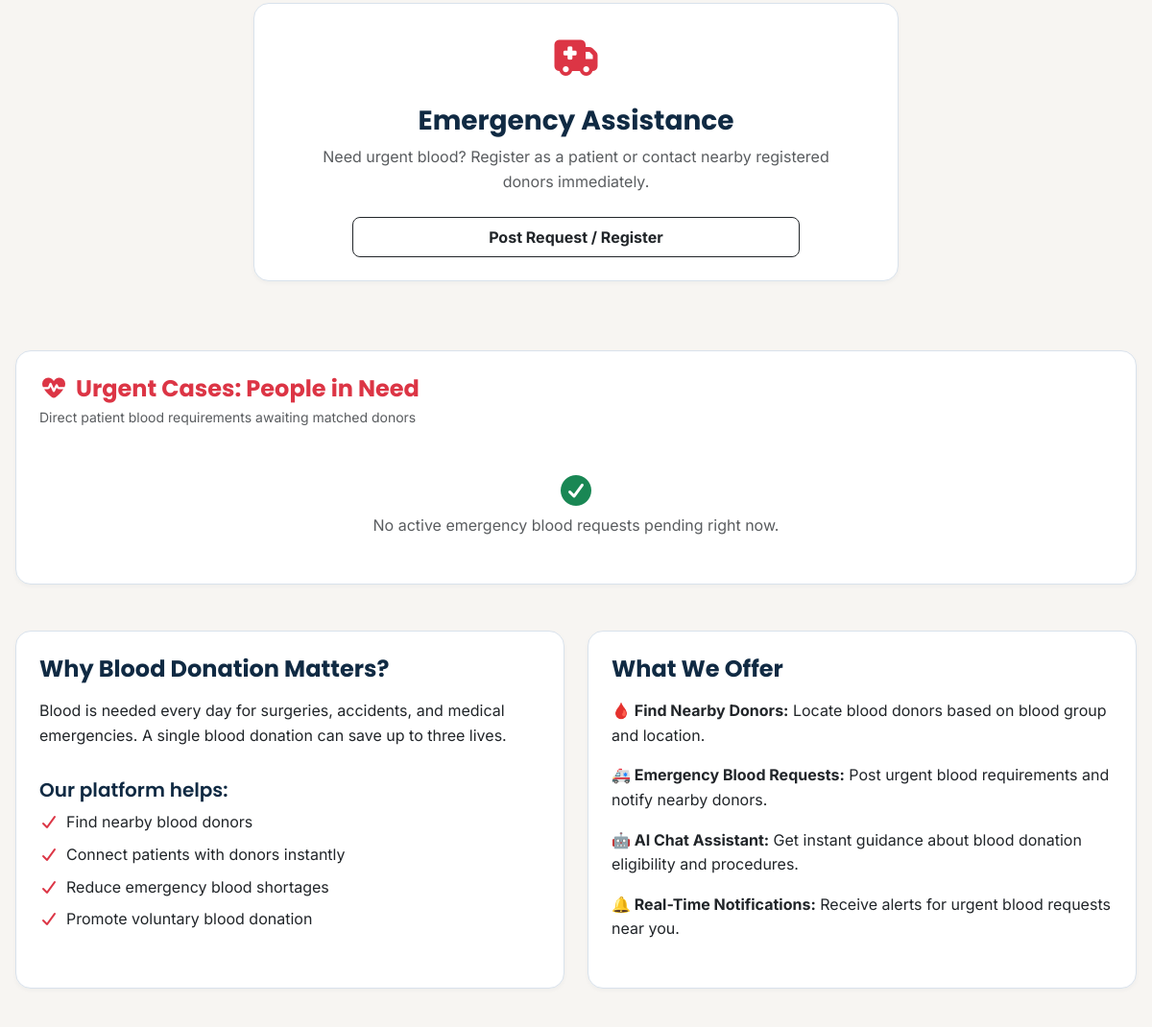
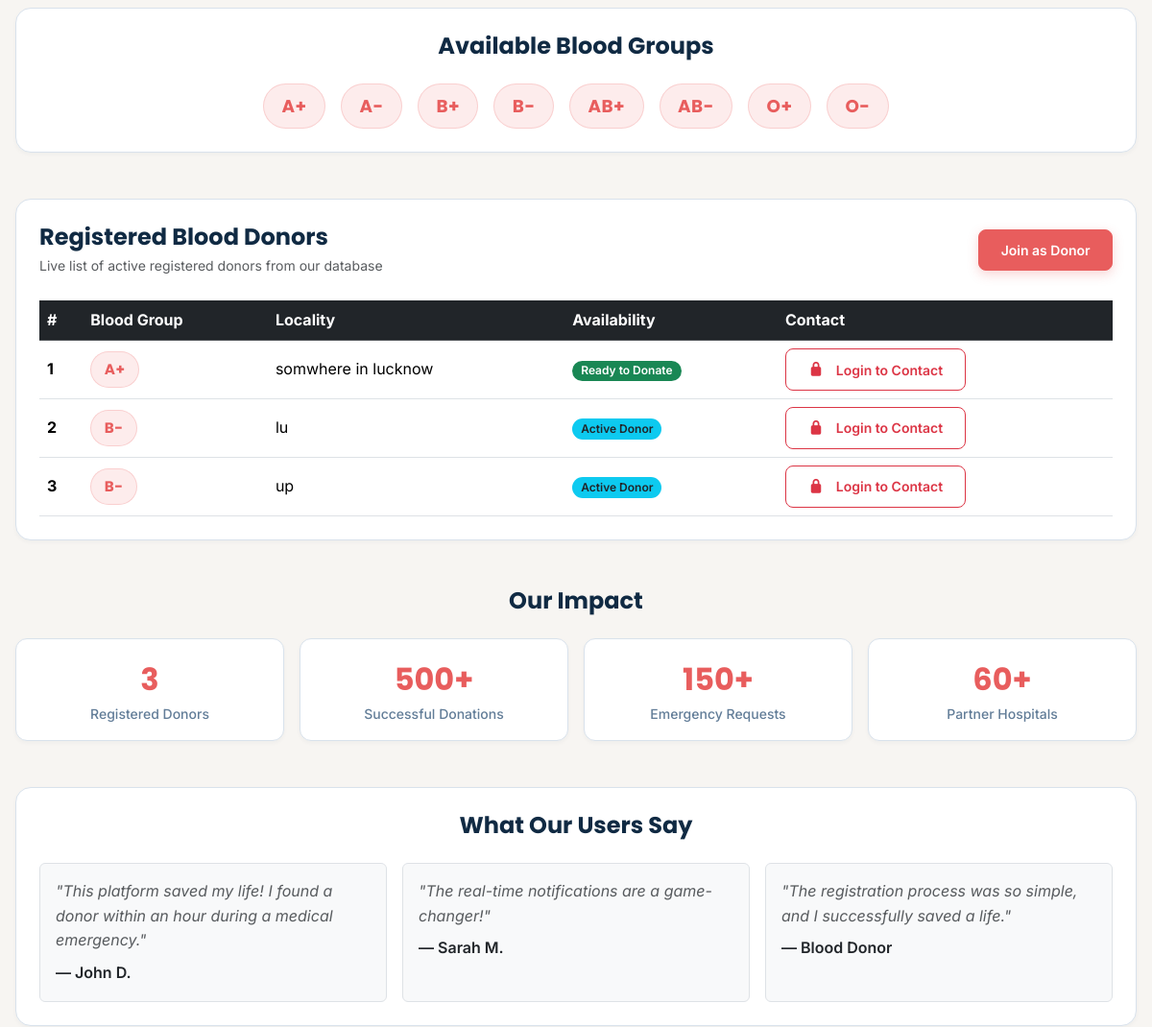
Before: / (middle part) with the older database file (2 pictures, top to bottom).
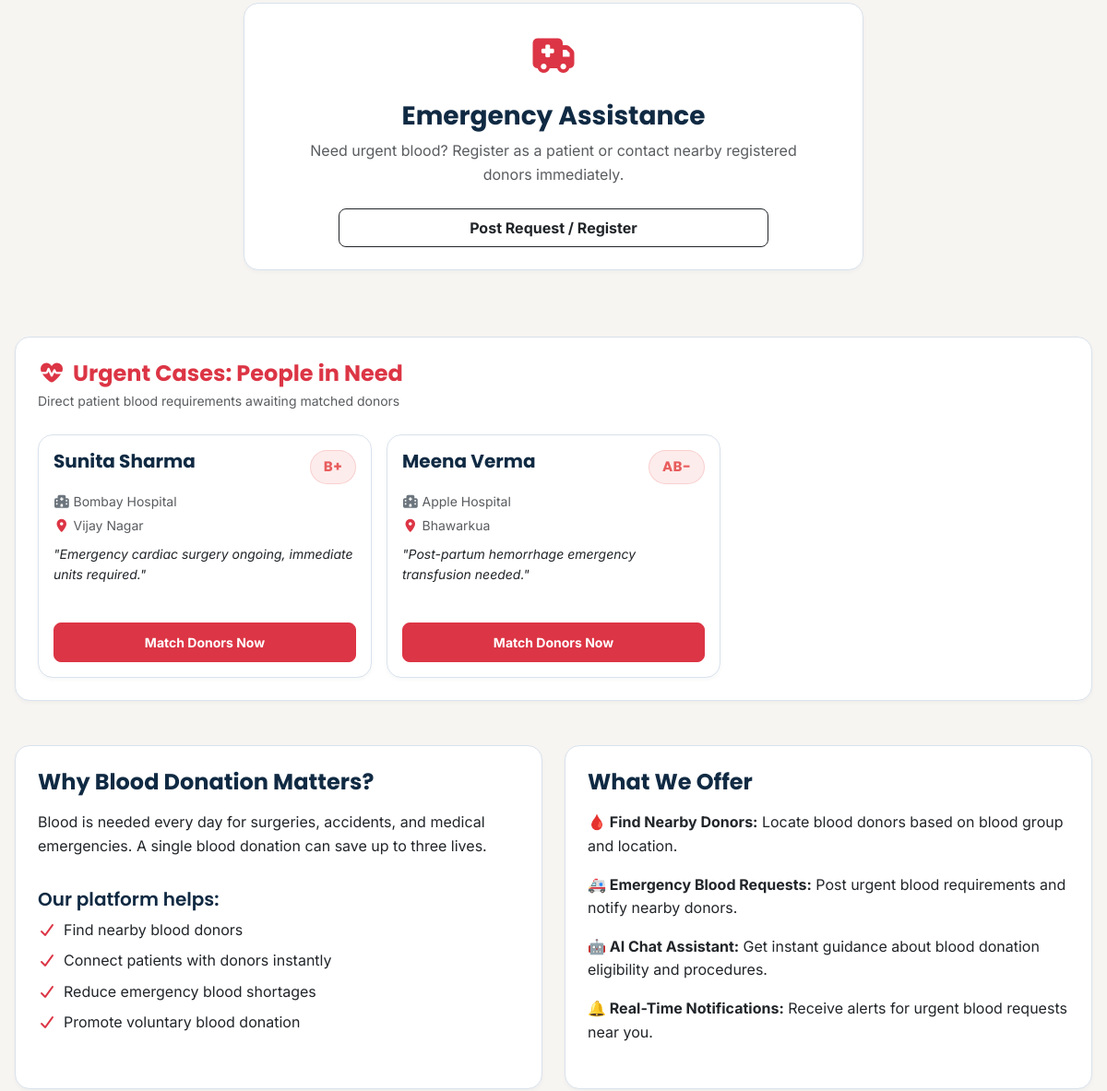
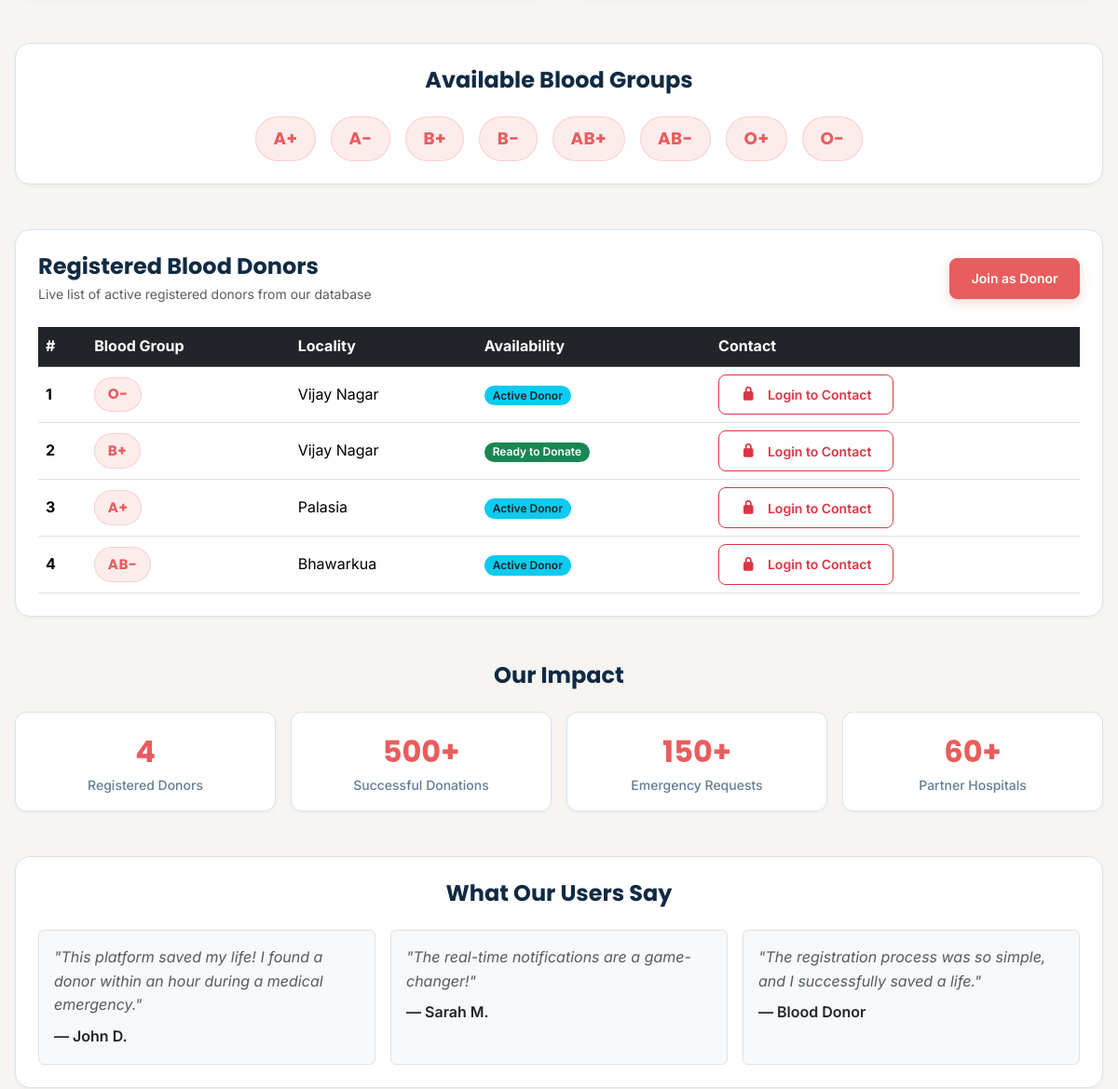
After: the same page with the newer database file (2 pictures, top to bottom).
### bank_app/models.py (models this page shows, shortened)
class DonorDetail(models.Model):
    name = models.CharField(max_length=45)
    phone = models.CharField(max_length=13)
    email = models.EmailField(max_length=45, primary_key=True)
    password = models.CharField(max_length=20, default="")
    blood_group = models.CharField(max_length=5)
    locality = models.CharField(max_length=100, default="")
    last_donation_date = models.DateField(blank=True, null=True)
    never_donated = models.BooleanField(default=False)
    health_conditions = models.TextField(blank=True, null=True)

class PatientDetails(models.Model):
    patient_name = models.CharField(max_length=45)
    patient_phone = models.CharField(max_length=13)
    patient_email = models.EmailField(max_length=45, primary_key=True)
    password = models.CharField(max_length=20)
    required_blood_group = models.CharField(max_length=5)
    locality = models.CharField(max_length=100, default="")
    condition = models.TextField(blank=True, null=True)
    hospital = models.CharField(max_length=100, default="")
    medical_report = models.FileField(upload_to="medicalReports", null=True, blank=True)
    is_approved = models.BooleanField(default=False)

### bank_app/views.py (the view)
# urls.py: path('', views.index, name='home-page'),
def index(request):
    donors = DonorDetail.objects.all()
    total_donors = donors.count()
    available_blood_groups = donors.values_list('blood_group', flat=True).distinct()
    needy_patients = PatientDetails.objects.filter(is_approved=True)
    context = {
        'donors': donors,
        'total_donors': total_donors,
        'available_blood_groups': available_blood_groups,
        'needy_patients': needy_patients,
    }
    return render(request, 'html/index.html', context)

### bank_app/templates/html/index.html (shortened to what the changed rows need)
<!DOCTYPE html>
<html lang="en">
    {% load static %}
<head>
    {% include 'common/common_css.html' %}
</head>
<body>
    <div class="main-div">
        <section class="card p-4 shadow-sm mb-5 border-0" style="border-radius: 12px;">
            <div class="d-flex justify-content-between align-items-center mb-4 flex-wrap gap-2">
                <div>
                    <h2 class="h4 text-danger fw-bold mb-1">
                        <i class="fa-solid fa-heart-pulse me-2"></i>Urgent Cases: People in Need
                    </h2>
                </div>
            </div>
            <div class="row g-3">
                {% for patient in needy_patients %}
                <div class="col-md-4">
                    <div class="card h-100 shadow-sm border-start border-danger border-4 p-3 bg-light">
                        <div class="d-flex justify-content-between align-items-start mb-2">
                            <h5 class="fw-bold text-navy mb-0">{{ patient.patient_name }}</h5>
                            <span class="blood-badge">{{ patient.required_blood_group }}</span>
                        </div>
                        <p class="text-muted small mb-1">
                            <i class="fa-solid fa-hospital text-secondary me-1"></i>{{ patient.hospital }}
                        </p>
                        <p class="text-muted small mb-2">
                            <i class="fa-solid fa-location-dot text-danger me-1"></i>{{ patient.locality }}
                        </p>
                        <p class="small text-dark mb-3">
                            <em>"{{ patient.condition|truncatewords:14 }}"</em>
                        </p>
                        <div class="mt-auto">
                            <a href="{% url 'match_donors_for_patient' patient.patient_email %}" class="btn btn-sm btn-danger w-100 fw-bold">
                                Match Donors Now
                            </a>
                        </div>
                    </div>
                </div>
                {% empty %}
                <div class="col-12 text-center py-4">
                    <i class="fa-solid fa-circle-check text-success fs-2 mb-2"></i>
                    <p class="text-muted mb-0">No active emergency blood requests pending right now.</p>
                </div>
                {% endfor %}
            </div>
        </section>
        <div class="row g-4 mb-5">
            <div class="col-md-6">
                <div class="card h-100 p-4 shadow-sm border-0">
                    <h2 class="h4 text-navy fw-bold mb-3">Why Blood Donation Matters?</h2>
                </div>
            </div>
            <div class="col-md-6">
                <div class="card h-100 p-4 shadow-sm border-0">
                    <h2 class="h4 text-navy fw-bold mb-3">What We Offer</h2>
                </div>
            </div>
        </div>
        <section class="card p-4 shadow-sm mb-5 text-center border-0">
            <h2 class="h4 text-navy fw-bold mb-4">Available Blood Groups</h2>
        </section>
        <section class="card p-4 shadow-sm mb-5 border-0">
            <div class="d-flex justify-content-between align-items-center mb-4 flex-wrap gap-2">
                <div>
                    <h2 class="h4 text-navy fw-bold mb-1">Registered Blood Donors</h2>
                </div>
            </div>
            {% if donors %}
            <div class="table-responsive">
                <table class="table table-hover align-middle mb-0">
                    <thead class="table-dark">
                        <tr>
                            <th scope="col">#</th>
                            <th scope="col">Blood Group</th>
                            <th scope="col">Locality</th>
                            <th scope="col">Availability</th>
                            <th scope="col">Contact</th>
                        </tr>
                    </thead>
                    <tbody>
                        {% for donor in donors %}
                        <tr>
                            <th scope="row">{{ forloop.counter }}</th>
                            <td><span class="blood-badge">{{ donor.blood_group }}</span></td>
                            <td>{{ donor.locality|default:"Not specified" }}</td>
                            <td>
                                {% if donor.never_donated %}
                                    <span class="badge bg-success">Ready to Donate</span>
                                {% elif donor.last_donation_date %}
                                    <span class="badge bg-info text-dark">Active Donor</span>
                                {% else %}
                                    <span class="badge bg-success">Ready to Donate</span>
                                {% endif %}
                            </td>
                            <td>
                                <a href="{% url 'user-login' %}" class="btn btn-sm btn-outline-danger fw-semibold">
                                    <i class="fa-solid fa-lock me-1"></i>Login to Contact
                                </a>
                            </td>
                        </tr>
                        {% endfor %}
                    </tbody>
                </table>
            </div>
            {% else %}
            <div class="text-center py-4">
                <i class="fa-solid fa-user-slash text-muted fs-1 mb-2"></i>
                <p class="text-muted mb-0">No donors registered yet. Be the first hero to register!</p>
            </div>
            {% endif %}
        </section>
        <section class="mb-5">
            <h2 class="h4 text-navy fw-bold text-center mb-4">Our Impact</h2>
            <div class="row g-3 text-center">
                <div class="col-6 col-md-3">
                    <div class="stat-card p-3">
                        <div class="stat-number">{{ total_donors }}</div>
                        <div class="stat-label">Registered Donors</div>
                    </div>
                </div>
            </div>
        </section>
    </div>
</body>
</html>

Changed rows visible on the page:
removed DonorDetail: blood_group "A+", locality "somwhere in lucknow", never_donated "Ready to Donate"
removed DonorDetail: blood_group "B-", locality "lu", never_donated "Active Donor"
removed DonorDetail: blood_group "B-", locality "up", never_donated "Active Donor"
added PatientDetails: patient_name "Sunita Sharma", required_blood_group "B+", hospital "Bombay Hospital", locality "Vijay Nagar", condition "Emergency cardiac surgery ongoing, immediate units required."
added PatientDetails: patient_name "Meena Verma", required_blood_group "AB-", hospital "Apple Hospital", locality "Bhawarkua", condition "Post-partum hemorrhage emergency transfusion needed."
added DonorDetail: blood_group "O-", locality "Vijay Nagar", never_donated "Active Donor"
added DonorDetail: blood_group "B+", locality "Vijay Nagar", never_donated "Ready to Donate"
added DonorDetail: blood_group "A+", locality "Palasia", never_donated "Active Donor"
added DonorDetail: blood_group "AB-", locality "Bhawarkua", never_donated "Active Donor"
Other visible differences:
{{ total_donors }}: "3" → "4"
text no longer shown: "No active emergency blood requests pending right now."
